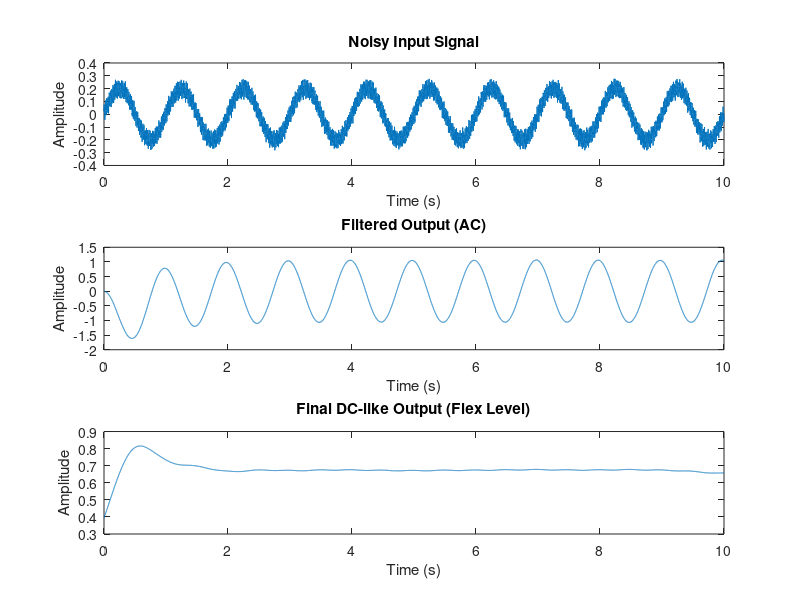

Source code (MATLAB):
clc; clear; close all;

%% ── 1. Component Values ───────────────────────────────────
R1 = 40;
R2 = 2800;
R3 = 1000;
C1 = 100e-6;
C2 = 10e-6;

num_coeff = -1/(R1 * R2 * C1 * C2);

a2 = 1;
a1 = (1/R1 + 1/R2 + 1/R3) / C1;
a0 = 1 / (R2 * R3 * C1 * C2);

num = [num_coeff];
den = [a2, a1, a0];

sys = tf(num, den);

%% ── 2. Time Vector ────────────────────────────────────────
t = 0:0.001:10;   % 10 seconds

%% ── 3. Create NOISY FLEX SIGNAL ───────────────────────────
% Slow flex movement (desired signal)
flex = 0.2*sin(2*pi*1*t);

% Noise components
noise1 = 0.05*sin(2*pi*50*t);   % mains noise
noise2 = 0.02*sin(2*pi*120*t);  % higher freq noise
noise3 = 0.01*randn(size(t));   % random noise

% Total input signal
input_signal = flex + noise1 + noise2 + noise3;

%% ── 4. Pass through filter ────────────────────────────────
output = lsim(sys, input_signal, t);

%% ── 5. Rectification + Smoothing (DC extraction) ─────────
rectified = abs(output);

% Low-pass smoothing (envelope detection)
[b,a] = butter(2, 0.5/(1/0.001/2));  % cutoff ~2 Hz
dc_output = filtfilt(b,a,rectified);

%% ── 6. Plot Results ───────────────────────────────────────
figure;

subplot(3,1,1)
plot(t, input_signal)
title('Noisy Input Signal')
xlabel('Time (s)'), ylabel('Amplitude')

subplot(3,1,2)
plot(t, output)
title('Filtered Output (AC)')
xlabel('Time (s)'), ylabel('Amplitude')

subplot(3,1,3)
plot(t, dc_output)
title('Final DC-like Output (Flex Level)')
xlabel('Time (s)'), ylabel('Amplitude')
